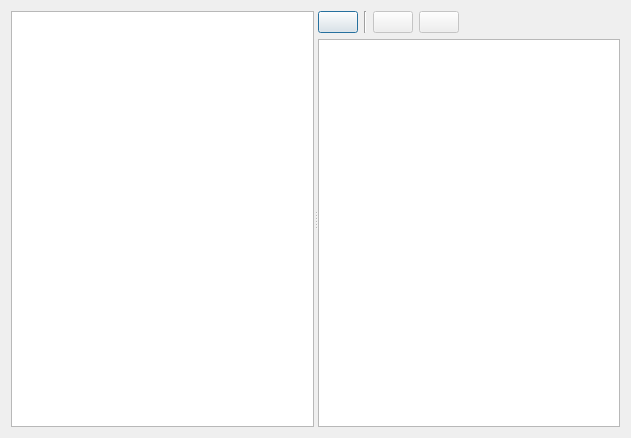
<?xml version="1.0" encoding="UTF-8"?>
<ui version="4.0">
 <class>Dialog</class>
 <widget class="QDialog" name="Dialog">
  <property name="geometry">
   <rect>
    <x>0</x>
    <y>0</y>
    <width>631</width>
    <height>438</height>
   </rect>
  </property>
  <property name="windowTitle">
   <string>Bigglesworth Manual</string>
  </property>
  <layout class="QVBoxLayout" name="verticalLayout_2">
   <item>
    <widget class="QSplitter" name="splitter">
     <property name="orientation">
      <enum>Qt::Horizontal</enum>
     </property>
     <widget class="QTreeView" name="contentWidget">
      <property name="editTriggers">
       <set>QAbstractItemView::NoEditTriggers</set>
      </property>
      <property name="headerHidden">
       <bool>true</bool>
      </property>
     </widget>
     <widget class="QWidget" name="verticalLayoutWidget">
      <layout class="QVBoxLayout" name="verticalLayout">
       <item>
        <layout class="QHBoxLayout" name="horizontalLayout">
         <item>
          <widget class="QPushButton" name="homeBtn">
           <property name="icon">
            <iconset theme="go-home">
             <normaloff/>
            </iconset>
           </property>
          </widget>
         </item>
         <item>
          <widget class="Line" name="line">
           <property name="orientation">
            <enum>Qt::Vertical</enum>
           </property>
          </widget>
         </item>
         <item>
          <widget class="QPushButton" name="backBtn">
           <property name="enabled">
            <bool>false</bool>
           </property>
           <property name="icon">
            <iconset theme="arrow-left">
             <normaloff/>
            </iconset>
           </property>
          </widget>
         </item>
         <item>
          <widget class="QPushButton" name="fwdBtn">
           <property name="enabled">
            <bool>false</bool>
           </property>
           <property name="icon">
            <iconset theme="arrow-right">
             <normaloff/>
            </iconset>
           </property>
          </widget>
         </item>
         <item>
          <spacer name="horizontalSpacer">
           <property name="orientation">
            <enum>Qt::Horizontal</enum>
           </property>
           <property name="sizeHint" stdset="0">
            <size>
             <width>40</width>
             <height>20</height>
            </size>
           </property>
          </spacer>
         </item>
        </layout>
       </item>
       <item>
        <widget class="HelpBrowser" name="helpBrowser">
         <property name="openLinks">
          <bool>false</bool>
         </property>
        </widget>
       </item>
      </layout>
     </widget>
    </widget>
   </item>
  </layout>
 </widget>
 <customwidgets>
  <customwidget>
   <class>HelpBrowser</class>
   <extends>QTextBrowser</extends>
   <header>bigglesworth.help</header>
  </customwidget>
 </customwidgets>
 <resources/>
 <connections/>
</ui>
